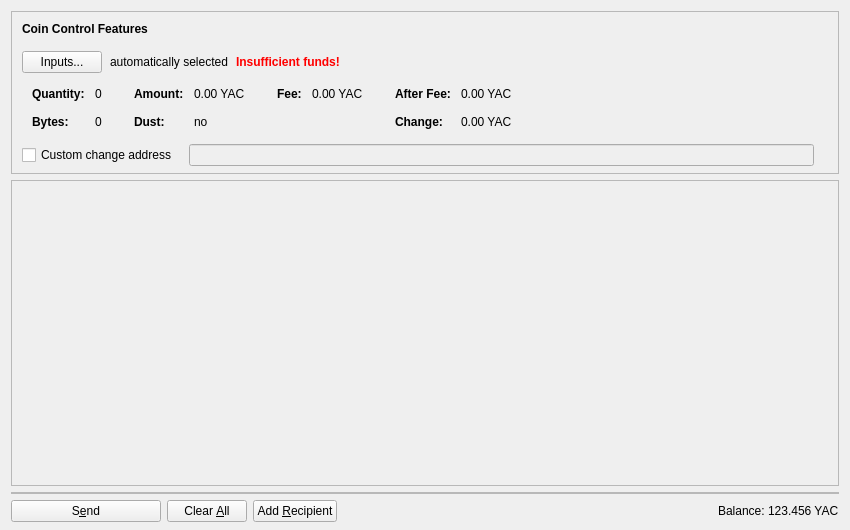
<?xml version="1.0" encoding="UTF-8"?>
<ui version="4.0">
 <class>SendCoinsDialog</class>
 <widget class="QDialog" name="SendCoinsDialog">
  <property name="geometry">
   <rect>
    <x>0</x>
    <y>0</y>
    <width>850</width>
    <height>530</height>
   </rect>
  </property>
  <property name="windowTitle">
   <string>Send Coins</string>
  </property>
  <layout class="QVBoxLayout" name="verticalLayout" stretch="0,1,0,0">
   <property name="bottomMargin">
    <number>8</number>
   </property>
   <item>
    <widget class="QFrame" name="frameCoinControl">
     <property name="sizePolicy">
      <sizepolicy hsizetype="Expanding" vsizetype="Expanding">
       <horstretch>0</horstretch>
       <verstretch>0</verstretch>
      </sizepolicy>
     </property>
     <property name="maximumSize">
      <size>
       <width>16777215</width>
       <height>16777215</height>
      </size>
     </property>
     <property name="frameShape">
      <enum>QFrame::StyledPanel</enum>
     </property>
     <property name="frameShadow">
      <enum>QFrame::Sunken</enum>
     </property>
     <layout class="QVBoxLayout" name="verticalLayoutCoinControl2">
      <property name="spacing">
       <number>0</number>
      </property>
      <property name="leftMargin">
       <number>0</number>
      </property>
      <property name="topMargin">
       <number>0</number>
      </property>
      <property name="rightMargin">
       <number>0</number>
      </property>
      <property name="bottomMargin">
       <number>6</number>
      </property>
      <item>
       <layout class="QVBoxLayout" name="verticalLayoutCoinControl" stretch="0,0,0,0,1">
        <property name="spacing">
         <number>0</number>
        </property>
        <property name="leftMargin">
         <number>10</number>
        </property>
        <property name="topMargin">
         <number>10</number>
        </property>
        <item>
         <layout class="QHBoxLayout" name="horizontalLayoutCoinControl1">
          <property name="bottomMargin">
           <number>15</number>
          </property>
          <item>
           <widget class="QLabel" name="labelCoinControlFeatures">
            <property name="sizePolicy">
             <sizepolicy hsizetype="Preferred" vsizetype="Maximum">
              <horstretch>0</horstretch>
              <verstretch>0</verstretch>
             </sizepolicy>
            </property>
            <property name="font">
             <font>
              <weight>75</weight>
              <bold>true</bold>
             </font>
            </property>
            <property name="styleSheet">
             <string notr="true">font-weight:bold;</string>
            </property>
            <property name="text">
             <string>Coin Control Features</string>
            </property>
           </widget>
          </item>
         </layout>
        </item>
        <item>
         <layout class="QHBoxLayout" name="horizontalLayoutCoinControl2" stretch="0,0,0,0">
          <property name="spacing">
           <number>8</number>
          </property>
          <property name="bottomMargin">
           <number>10</number>
          </property>
          <item>
           <widget class="QPushButton" name="pushButtonCoinControl">
            <property name="styleSheet">
             <string notr="true"/>
            </property>
            <property name="text">
             <string>Inputs...</string>
            </property>
            <property name="autoDefault">
             <bool>false</bool>
            </property>
           </widget>
          </item>
          <item>
           <widget class="QLabel" name="labelCoinControlAutomaticallySelected">
            <property name="text">
             <string>automatically selected</string>
            </property>
            <property name="margin">
             <number>5</number>
            </property>
           </widget>
          </item>
          <item>
           <widget class="QLabel" name="labelCoinControlInsuffFunds">
            <property name="font">
             <font>
              <weight>75</weight>
              <bold>true</bold>
             </font>
            </property>
            <property name="styleSheet">
             <string notr="true">color:red;font-weight:bold;</string>
            </property>
            <property name="text">
             <string>Insufficient funds!</string>
            </property>
            <property name="margin">
             <number>5</number>
            </property>
           </widget>
          </item>
          <item>
           <spacer name="horizontalSpacerCoinControl">
            <property name="orientation">
             <enum>Qt::Horizontal</enum>
            </property>
            <property name="sizeHint" stdset="0">
             <size>
              <width>40</width>
              <height>1</height>
             </size>
            </property>
           </spacer>
          </item>
         </layout>
        </item>
        <item>
         <widget class="QWidget" name="widgetCoinControl" native="true">
          <property name="sizePolicy">
           <sizepolicy hsizetype="Preferred" vsizetype="Preferred">
            <horstretch>0</horstretch>
            <verstretch>0</verstretch>
           </sizepolicy>
          </property>
          <property name="minimumSize">
           <size>
            <width>0</width>
            <height>0</height>
           </size>
          </property>
          <property name="styleSheet">
           <string notr="true"/>
          </property>
          <layout class="QHBoxLayout" name="horizontalLayoutCoinControl5">
           <property name="leftMargin">
            <number>0</number>
           </property>
           <property name="topMargin">
            <number>0</number>
           </property>
           <property name="rightMargin">
            <number>0</number>
           </property>
           <property name="bottomMargin">
            <number>0</number>
           </property>
           <item>
            <layout class="QHBoxLayout" name="horizontalLayoutCoinControl3" stretch="0,0,0,1">
             <property name="spacing">
              <number>20</number>
             </property>
             <property name="topMargin">
              <number>0</number>
             </property>
             <property name="bottomMargin">
              <number>10</number>
             </property>
             <item>
              <layout class="QFormLayout" name="formLayoutCoinControl1">
               <property name="horizontalSpacing">
                <number>10</number>
               </property>
               <property name="verticalSpacing">
                <number>14</number>
               </property>
               <property name="leftMargin">
                <number>10</number>
               </property>
               <property name="topMargin">
                <number>4</number>
               </property>
               <property name="rightMargin">
                <number>6</number>
               </property>
               <item row="0" column="0">
                <widget class="QLabel" name="labelCoinControlQuantityText">
                 <property name="font">
                  <font>
                   <weight>75</weight>
                   <bold>true</bold>
                  </font>
                 </property>
                 <property name="text">
                  <string>Quantity:</string>
                 </property>
                 <property name="margin">
                  <number>0</number>
                 </property>
                </widget>
               </item>
               <item row="0" column="1">
                <widget class="QLabel" name="labelCoinControlQuantity">
                 <property name="cursor">
                  <cursorShape>IBeamCursor</cursorShape>
                 </property>
                 <property name="contextMenuPolicy">
                  <enum>Qt::ActionsContextMenu</enum>
                 </property>
                 <property name="text">
                  <string notr="true">0</string>
                 </property>
                 <property name="margin">
                  <number>0</number>
                 </property>
                 <property name="textInteractionFlags">
                  <set>Qt::LinksAccessibleByMouse|Qt::TextSelectableByKeyboard|Qt::TextSelectableByMouse</set>
                 </property>
                </widget>
               </item>
               <item row="1" column="0">
                <widget class="QLabel" name="labelCoinControlBytesText">
                 <property name="font">
                  <font>
                   <weight>75</weight>
                   <bold>true</bold>
                  </font>
                 </property>
                 <property name="text">
                  <string>Bytes:</string>
                 </property>
                </widget>
               </item>
               <item row="1" column="1">
                <widget class="QLabel" name="labelCoinControlBytes">
                 <property name="cursor">
                  <cursorShape>IBeamCursor</cursorShape>
                 </property>
                 <property name="contextMenuPolicy">
                  <enum>Qt::ActionsContextMenu</enum>
                 </property>
                 <property name="text">
                  <string notr="true">0</string>
                 </property>
                 <property name="textInteractionFlags">
                  <set>Qt::LinksAccessibleByMouse|Qt::TextSelectableByKeyboard|Qt::TextSelectableByMouse</set>
                 </property>
                </widget>
               </item>
              </layout>
             </item>
             <item>
              <layout class="QFormLayout" name="formLayoutCoinControl2">
               <property name="horizontalSpacing">
                <number>10</number>
               </property>
               <property name="verticalSpacing">
                <number>14</number>
               </property>
               <property name="leftMargin">
                <number>6</number>
               </property>
               <property name="topMargin">
                <number>4</number>
               </property>
               <property name="rightMargin">
                <number>6</number>
               </property>
               <item row="0" column="0">
                <widget class="QLabel" name="labelCoinControlAmountText">
                 <property name="font">
                  <font>
                   <weight>75</weight>
                   <bold>true</bold>
                  </font>
                 </property>
                 <property name="text">
                  <string>Amount:</string>
                 </property>
                 <property name="margin">
                  <number>0</number>
                 </property>
                </widget>
               </item>
               <item row="0" column="1">
                <widget class="QLabel" name="labelCoinControlAmount">
                 <property name="cursor">
                  <cursorShape>IBeamCursor</cursorShape>
                 </property>
                 <property name="contextMenuPolicy">
                  <enum>Qt::ActionsContextMenu</enum>
                 </property>
                 <property name="text">
                  <string notr="true">0.00 YAC</string>
                 </property>
                 <property name="textInteractionFlags">
                  <set>Qt::LinksAccessibleByMouse|Qt::TextSelectableByKeyboard|Qt::TextSelectableByMouse</set>
                 </property>
                </widget>
               </item>
               <item row="1" column="0">
                <widget class="QLabel" name="labelCoinControlLowOutputText">
                 <property name="font">
                  <font>
                   <weight>75</weight>
                   <bold>true</bold>
                  </font>
                 </property>
                 <property name="text">
                  <string>Dust:</string>
                 </property>
                </widget>
               </item>
               <item row="1" column="1">
                <widget class="QLabel" name="labelCoinControlLowOutput">
                 <property name="cursor">
                  <cursorShape>IBeamCursor</cursorShape>
                 </property>
                 <property name="contextMenuPolicy">
                  <enum>Qt::ActionsContextMenu</enum>
                 </property>
                 <property name="text">
                  <string notr="true">no</string>
                 </property>
                 <property name="textInteractionFlags">
                  <set>Qt::LinksAccessibleByMouse|Qt::TextSelectableByKeyboard|Qt::TextSelectableByMouse</set>
                 </property>
                </widget>
               </item>
              </layout>
             </item>
             <item>
              <layout class="QFormLayout" name="formLayoutCoinControl3">
               <property name="horizontalSpacing">
                <number>10</number>
               </property>
               <property name="verticalSpacing">
                <number>14</number>
               </property>
               <property name="leftMargin">
                <number>6</number>
               </property>
               <property name="topMargin">
                <number>4</number>
               </property>
               <property name="rightMargin">
                <number>6</number>
               </property>
               <item row="0" column="0">
                <widget class="QLabel" name="labelCoinControlFeeText">
                 <property name="font">
                  <font>
                   <weight>75</weight>
                   <bold>true</bold>
                  </font>
                 </property>
                 <property name="text">
                  <string>Fee:</string>
                 </property>
                 <property name="margin">
                  <number>0</number>
                 </property>
                </widget>
               </item>
               <item row="0" column="1">
                <widget class="QLabel" name="labelCoinControlFee">
                 <property name="cursor">
                  <cursorShape>IBeamCursor</cursorShape>
                 </property>
                 <property name="contextMenuPolicy">
                  <enum>Qt::ActionsContextMenu</enum>
                 </property>
                 <property name="text">
                  <string notr="true">0.00 YAC</string>
                 </property>
                 <property name="textInteractionFlags">
                  <set>Qt::LinksAccessibleByMouse|Qt::TextSelectableByKeyboard|Qt::TextSelectableByMouse</set>
                 </property>
                </widget>
               </item>
              </layout>
             </item>
             <item>
              <layout class="QFormLayout" name="formLayoutCoinControl4">
               <property name="horizontalSpacing">
                <number>10</number>
               </property>
               <property name="verticalSpacing">
                <number>14</number>
               </property>
               <property name="leftMargin">
                <number>6</number>
               </property>
               <property name="topMargin">
                <number>4</number>
               </property>
               <property name="rightMargin">
                <number>6</number>
               </property>
               <item row="0" column="0">
                <widget class="QLabel" name="labelCoinControlAfterFeeText">
                 <property name="font">
                  <font>
                   <weight>75</weight>
                   <bold>true</bold>
                  </font>
                 </property>
                 <property name="text">
                  <string>After Fee:</string>
                 </property>
                 <property name="margin">
                  <number>0</number>
                 </property>
                </widget>
               </item>
               <item row="0" column="1">
                <widget class="QLabel" name="labelCoinControlAfterFee">
                 <property name="cursor">
                  <cursorShape>IBeamCursor</cursorShape>
                 </property>
                 <property name="contextMenuPolicy">
                  <enum>Qt::ActionsContextMenu</enum>
                 </property>
                 <property name="text">
                  <string notr="true">0.00 YAC</string>
                 </property>
                 <property name="textInteractionFlags">
                  <set>Qt::LinksAccessibleByMouse|Qt::TextSelectableByKeyboard|Qt::TextSelectableByMouse</set>
                 </property>
                </widget>
               </item>
               <item row="1" column="0">
                <widget class="QLabel" name="labelCoinControlChangeText">
                 <property name="font">
                  <font>
                   <weight>75</weight>
                   <bold>true</bold>
                  </font>
                 </property>
                 <property name="text">
                  <string>Change:</string>
                 </property>
                </widget>
               </item>
               <item row="1" column="1">
                <widget class="QLabel" name="labelCoinControlChange">
                 <property name="cursor">
                  <cursorShape>IBeamCursor</cursorShape>
                 </property>
                 <property name="contextMenuPolicy">
                  <enum>Qt::ActionsContextMenu</enum>
                 </property>
                 <property name="text">
                  <string notr="true">0.00 YAC</string>
                 </property>
                 <property name="textInteractionFlags">
                  <set>Qt::LinksAccessibleByMouse|Qt::TextSelectableByKeyboard|Qt::TextSelectableByMouse</set>
                 </property>
                </widget>
               </item>
              </layout>
             </item>
            </layout>
           </item>
          </layout>
         </widget>
        </item>
        <item>
         <layout class="QHBoxLayout" name="horizontalLayoutCoinControl4" stretch="0,0,0">
          <property name="spacing">
           <number>12</number>
          </property>
          <property name="sizeConstraint">
           <enum>QLayout::SetDefaultConstraint</enum>
          </property>
          <property name="topMargin">
           <number>5</number>
          </property>
          <property name="rightMargin">
           <number>5</number>
          </property>
          <item>
           <widget class="QCheckBox" name="checkBoxCoinControlChange">
            <property name="toolTip">
             <string>If this is activated, but the change address is empty or invalid, change will be sent to a newly generated address.</string>
            </property>
            <property name="text">
             <string>Custom change address</string>
            </property>
           </widget>
          </item>
          <item>
           <widget class="QValidatedLineEdit" name="lineEditCoinControlChange">
            <property name="enabled">
             <bool>false</bool>
            </property>
            <property name="sizePolicy">
             <sizepolicy hsizetype="Expanding" vsizetype="Fixed">
              <horstretch>0</horstretch>
              <verstretch>0</verstretch>
             </sizepolicy>
            </property>
           </widget>
          </item>
          <item>
           <widget class="QLabel" name="labelCoinControlChangeLabel">
            <property name="sizePolicy">
             <sizepolicy hsizetype="Preferred" vsizetype="Expanding">
              <horstretch>0</horstretch>
              <verstretch>0</verstretch>
             </sizepolicy>
            </property>
            <property name="minimumSize">
             <size>
              <width>0</width>
              <height>0</height>
             </size>
            </property>
            <property name="text">
             <string/>
            </property>
            <property name="margin">
             <number>3</number>
            </property>
           </widget>
          </item>
         </layout>
        </item>
        <item>
         <spacer name="verticalSpacerCoinControl">
          <property name="orientation">
           <enum>Qt::Vertical</enum>
          </property>
          <property name="sizeHint" stdset="0">
           <size>
            <width>800</width>
            <height>1</height>
           </size>
          </property>
         </spacer>
        </item>
       </layout>
      </item>
     </layout>
    </widget>
   </item>
   <item>
    <widget class="QScrollArea" name="scrollArea">
     <property name="widgetResizable">
      <bool>true</bool>
     </property>
     <widget class="QWidget" name="scrollAreaWidgetContents">
      <property name="geometry">
       <rect>
        <x>0</x>
        <y>0</y>
        <width>830</width>
        <height>278</height>
       </rect>
      </property>
      <layout class="QVBoxLayout" name="verticalLayout_2" stretch="0,0">
       <property name="leftMargin">
        <number>0</number>
       </property>
       <property name="topMargin">
        <number>0</number>
       </property>
       <property name="rightMargin">
        <number>0</number>
       </property>
       <property name="bottomMargin">
        <number>0</number>
       </property>
       <item>
        <layout class="QVBoxLayout" name="entries">
         <property name="spacing">
          <number>6</number>
         </property>
        </layout>
       </item>
       <item>
        <spacer name="verticalSpacer">
         <property name="orientation">
          <enum>Qt::Vertical</enum>
         </property>
         <property name="sizeHint" stdset="0">
          <size>
           <width>20</width>
           <height>40</height>
          </size>
         </property>
        </spacer>
       </item>
      </layout>
     </widget>
    </widget>
   </item>
   <item>
    <widget class="QFrame" name="frameFee">
     <property name="sizePolicy">
      <sizepolicy hsizetype="Expanding" vsizetype="Expanding">
       <horstretch>0</horstretch>
       <verstretch>0</verstretch>
      </sizepolicy>
     </property>
     <property name="maximumSize">
      <size>
       <width>16777215</width>
       <height>16777215</height>
      </size>
     </property>
     <property name="frameShape">
      <enum>QFrame::StyledPanel</enum>
     </property>
     <property name="frameShadow">
      <enum>QFrame::Sunken</enum>
     </property>
     <layout class="QVBoxLayout" name="verticalLayoutFee1">
      <property name="spacing">
       <number>0</number>
      </property>
      <property name="leftMargin">
       <number>0</number>
      </property>
      <property name="topMargin">
       <number>0</number>
      </property>
      <property name="rightMargin">
       <number>0</number>
      </property>
      <property name="bottomMargin">
       <number>0</number>
      </property>
     </layout>
    </widget>
   </item>
   <item>
    <layout class="QHBoxLayout" name="horizontalLayout">
     <item>
      <widget class="QPushButton" name="sendButton">
       <property name="minimumSize">
        <size>
         <width>150</width>
         <height>0</height>
        </size>
       </property>
       <property name="toolTip">
        <string>Confirm the send action</string>
       </property>
       <property name="text">
        <string>S&amp;end</string>
       </property>
       <property name="icon">
        <iconset resource="../bitcoin.qrc">
         <normaloff>:/icons/send</normaloff>:/icons/send</iconset>
       </property>
       <property name="autoDefault">
        <bool>false</bool>
       </property>
       <property name="default">
        <bool>false</bool>
       </property>
      </widget>
     </item>
     <item>
      <widget class="QPushButton" name="clearButton">
       <property name="sizePolicy">
        <sizepolicy hsizetype="Minimum" vsizetype="Fixed">
         <horstretch>0</horstretch>
         <verstretch>0</verstretch>
        </sizepolicy>
       </property>
       <property name="toolTip">
        <string>Clear all fields of the form.</string>
       </property>
       <property name="text">
        <string>Clear &amp;All</string>
       </property>
       <property name="icon">
        <iconset resource="../bitcoin.qrc">
         <normaloff>:/icons/remove</normaloff>:/icons/remove</iconset>
       </property>
       <property name="autoDefault">
        <bool>false</bool>
       </property>
      </widget>
     </item>
     <item>
      <widget class="QPushButton" name="addButton">
       <property name="toolTip">
        <string>Send to multiple recipients at once</string>
       </property>
       <property name="text">
        <string>Add &amp;Recipient</string>
       </property>
       <property name="icon">
        <iconset resource="../bitcoin.qrc">
         <normaloff>:/icons/add</normaloff>:/icons/add</iconset>
       </property>
       <property name="autoDefault">
        <bool>false</bool>
       </property>
      </widget>
     </item>
     <item>
      <spacer name="horizontalSpacer">
       <property name="orientation">
        <enum>Qt::Horizontal</enum>
       </property>
       <property name="sizeHint" stdset="0">
        <size>
         <width>40</width>
         <height>20</height>
        </size>
       </property>
      </spacer>
     </item>
     <item>
      <layout class="QHBoxLayout" name="horizontalLayout_2">
       <property name="spacing">
        <number>3</number>
       </property>
       <item>
        <widget class="QLabel" name="label">
         <property name="sizePolicy">
          <sizepolicy hsizetype="Preferred" vsizetype="Fixed">
           <horstretch>0</horstretch>
           <verstretch>0</verstretch>
          </sizepolicy>
         </property>
         <property name="text">
          <string>Balance:</string>
         </property>
        </widget>
       </item>
       <item>
        <widget class="QLabel" name="labelBalance">
         <property name="sizePolicy">
          <sizepolicy hsizetype="Preferred" vsizetype="Fixed">
           <horstretch>0</horstretch>
           <verstretch>0</verstretch>
          </sizepolicy>
         </property>
         <property name="cursor">
          <cursorShape>IBeamCursor</cursorShape>
         </property>
         <property name="text">
          <string notr="true">123.456 YAC</string>
         </property>
         <property name="textInteractionFlags">
          <set>Qt::LinksAccessibleByMouse|Qt::TextSelectableByKeyboard|Qt::TextSelectableByMouse</set>
         </property>
        </widget>
       </item>
      </layout>
     </item>
    </layout>
   </item>
  </layout>
 </widget>
 <customwidgets>
  <customwidget>
   <class>QValidatedLineEdit</class>
   <extends>QLineEdit</extends>
   <header>qvalidatedlineedit.h</header>
  </customwidget>
 </customwidgets>
 <resources>
  <include location="../bitcoin.qrc"/>
 </resources>
 <connections/>
 <buttongroups>
  <buttongroup name="groupFee"/>
 </buttongroups>
</ui>
